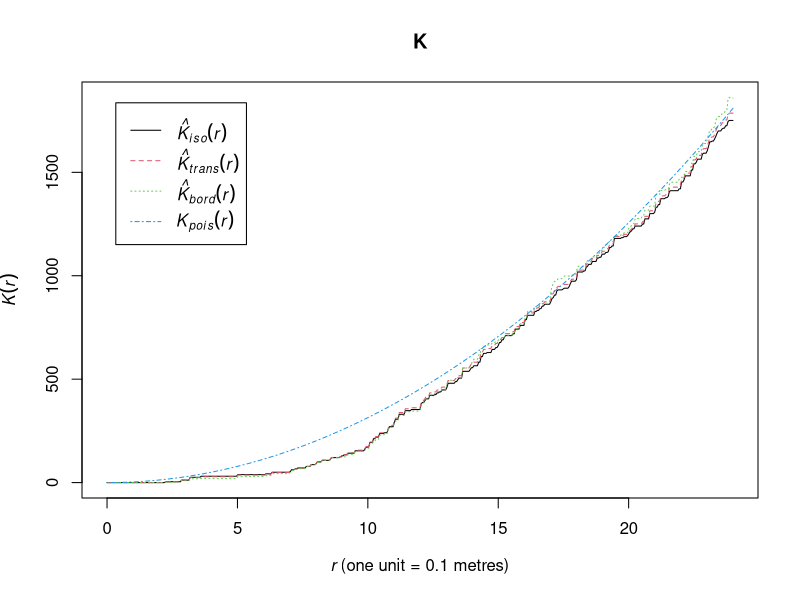
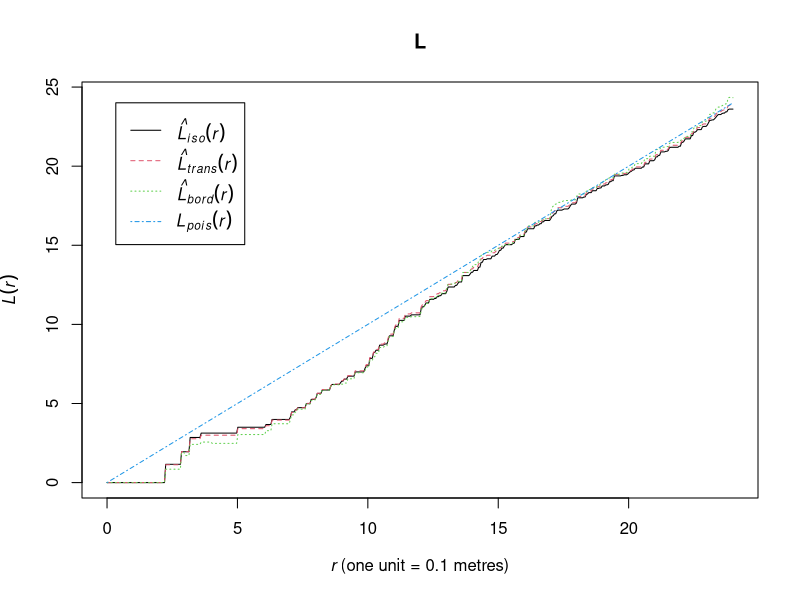
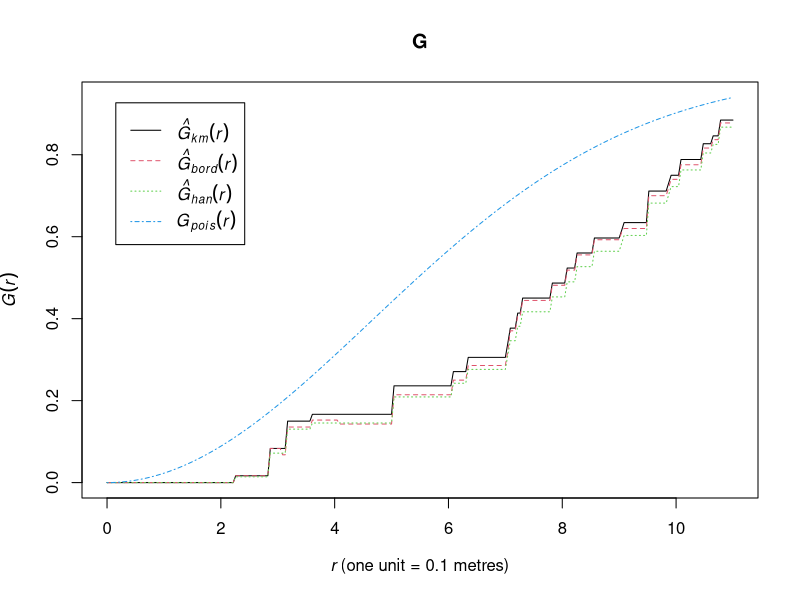
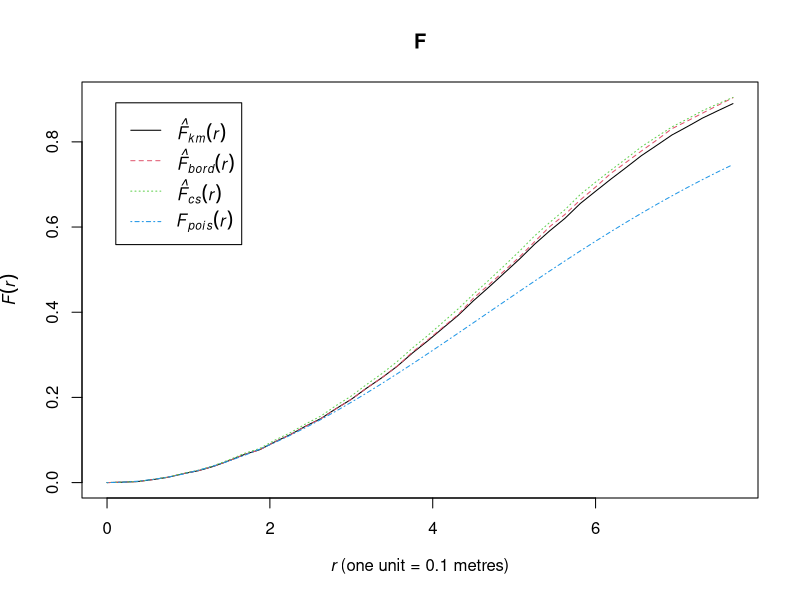
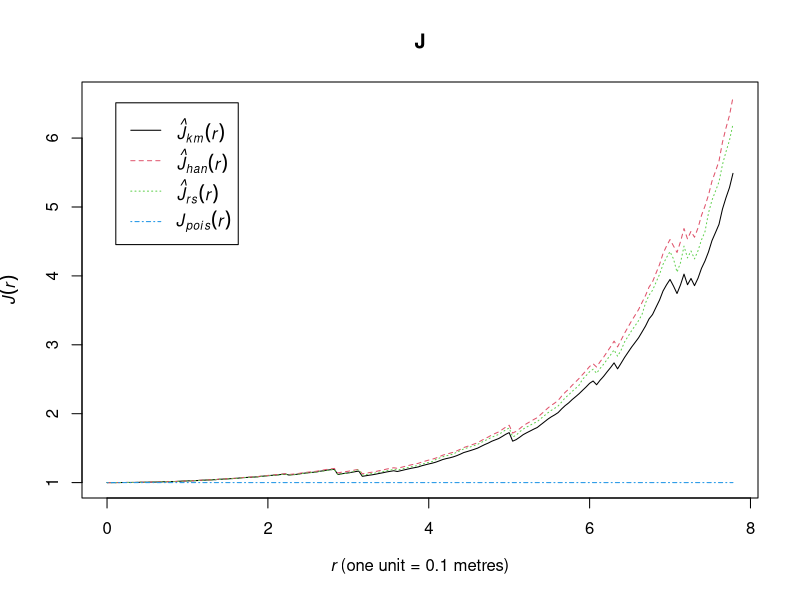
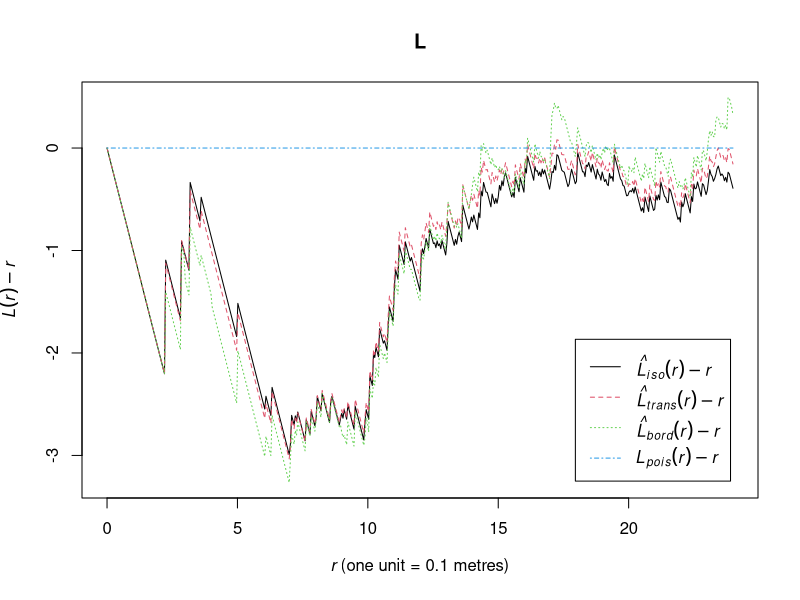
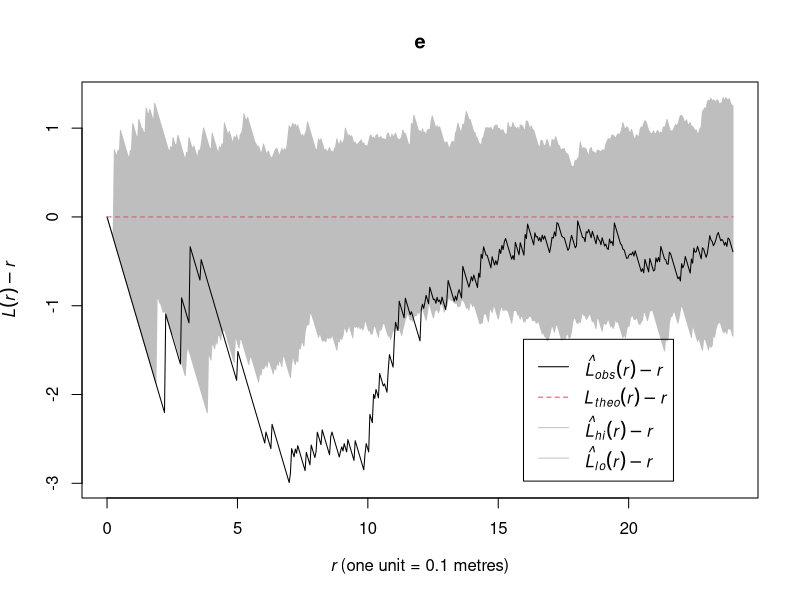
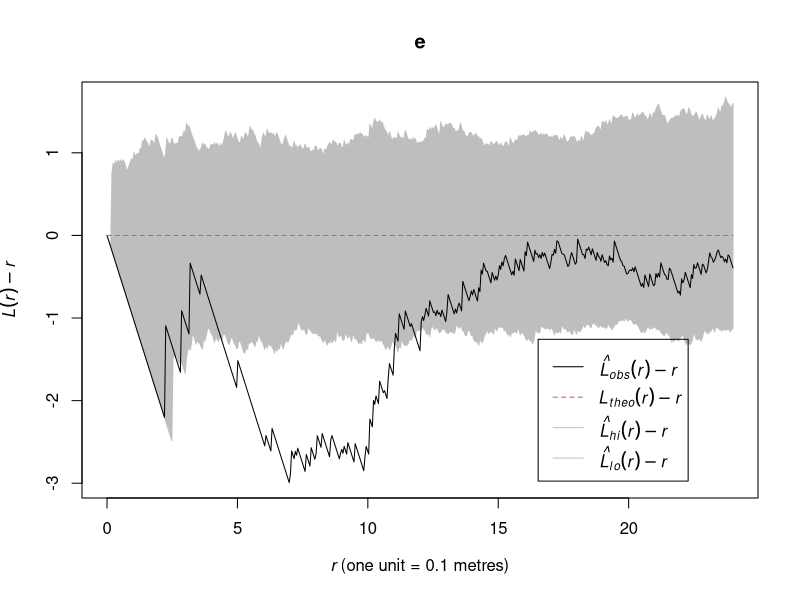

The R source for these figures, in order:
library(spatstat)

# opg 2
data = swedishpines # redwood, cells
K = Kest(data)
L = Lest(data)
G = Gest(data)
F = Fest(data)
J = Jest(data)

# a
plot(K)
plot(L)
plot(G)
plot(F)
plot(J)

# b
plot(L, .-r~r)

# c
e <- envelope(data, Lest, nsim=39)
plot(e, .-r~r)

# d
alpha <- 2/(40)
# Hvis vi forkaster ved en eller flere forsøg kan vi ikke bruge samme signifikans-niveau
# eftersom at vi ville forkaste på et tidspunkt hvor vi ellers ikke ville med bare en
# r-værdi. Måske det ender med at indeholde nogle eksponenter så

# e
# nej tak brormand

# f
e <- envelope(data, Lest, nsim=199,nrank=5)
alpha2 <- 2*5/199
plot(e, .-r~r)
# vi har det samme signifikans niveau. Vi får et større bånd ved et større antal
# simuleringer. Vi får også et meget stort signifikans niveua ved et lille antal
# simuleringer ift. rank
# flere simuleringer gør det mere stabilt --> vi skal bruge højere rank for
# at have konstant signifikans niveau
